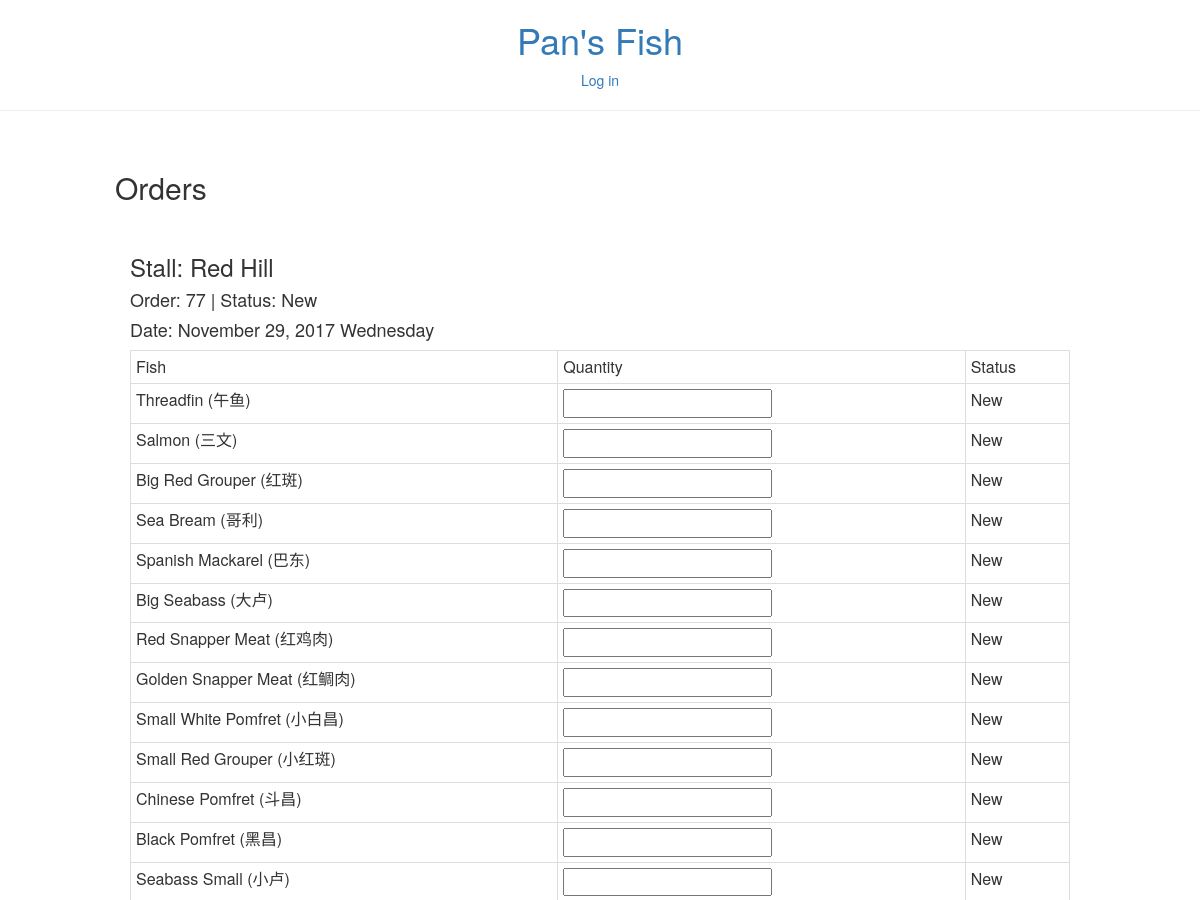
Before: /order/3/order/77/ (upper part) with the older database file.
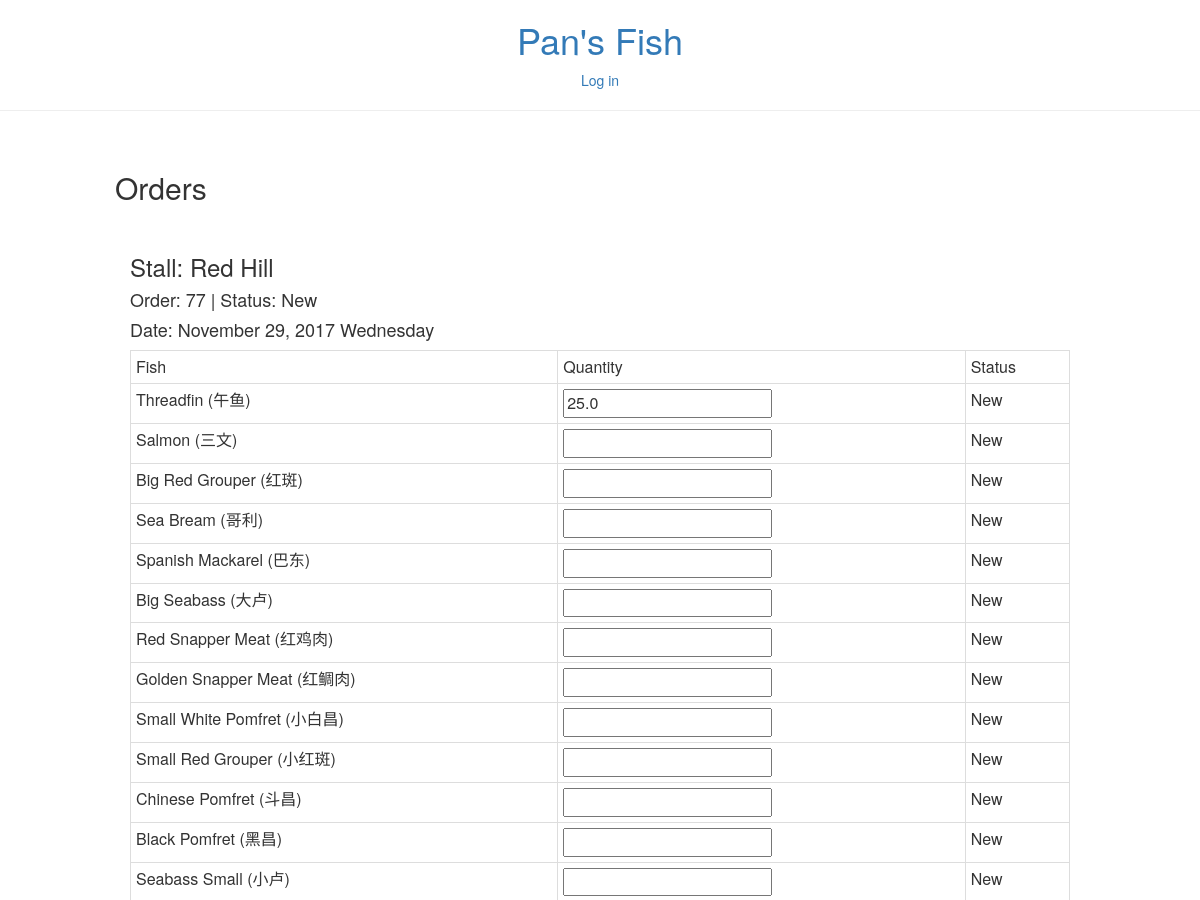
After: the same page with the newer database file.
### order/models.py (models this page shows)
class Order_Item(TimeStampedModel):
    order = models.ForeignKey('Order', on_delete=models.CASCADE)
    fish = models.ForeignKey('fish.Fish', on_delete=models.CASCADE)
    status = models.CharField(max_length=50, default='')
    quantity = models.FloatField(default=0)
    weight = models.FloatField(default=0)
    cost = models.FloatField(default=0)

class Order(TimeStampedModel):
    stall = models.ForeignKey('stall.Stall', on_delete=models.CASCADE)
    status = models.CharField(max_length=50, default='')
    purchase_order = models.ForeignKey('purchase_order.Purchase_Order', null=True, on_delete=models.CASCADE)

### order/views.py (the view)
# urls.py: url(r'^order/(?P<user_id>\d+)/stall/$', order_by_id),
def order_by_id(request, user_id, order_id=None):
    if request.method == 'POST':
        template, context = post_order(request, user_id, order_id)
    else:
        stall_id = request.GET['stall_id'] if request.GET else None
        if stall_id == 'All':
            template, context = get_order(request, user_id, False, order_id)
        else:
            template, context = get_order(request, user_id, False, order_id, stall_id=stall_id)
    return render(request, template, context)

### core/services.py (called while the page is built)
def get_or_none(model, action, *args, **kwargs):
    try:
        if action == 'get':
            return model.objects.get(*args, **kwargs).order_by('-id')
        else:
            return model.objects.filter(*args, **kwargs).order_by('-id')
    except model.DoesNotExist:
        return None

def get_orders(model, day, *args, **kwargs):
    if day == 'today':
        today = datetime.now().date()
        tomorrow = today + timedelta(1)
        today_start = datetime.combine(today, time())
        today_end = datetime.combine(tomorrow, time())
        return get_or_none(model, 'filter', *args, **kwargs, created_date__lte=today_end, created_date__gte=today_start)
    else:
        return get_or_none(model, 'filter', *args, **kwargs)

### order/services.py (called while the page is built)
def generate_order_list(day=None, *args, **kwargs):
    order_list = list()
    order = get_orders(Order, day, *args, **kwargs)
    if order:
        for o in order:
            order_dict = dict()
            order_dict['order'] = o
            order_dict['order_item'] = generate_order_item_list(Order_Item, order=o)
            order_list.append(order_dict)
        return order_list

### templates/order/get_order.html (shortened to what this page needs)
{% extends "order/home.html" %}
{% block order %}
  <form action = "/order/{{user_id}}/order/{{order.order.id}}/" method="post">
    <br>
    <h3>Stall: {{ stall.description }}</h3>
    <h4>Order: {{ order.order.id }} | Status: {{ order.order.status }}</h4>
    <h4>Date: {{ order.order.created_date|date:"F d, Y l" }}</h4>
      <div class="table-responsive">
        <table class="table table-bordered table-hover table-condensed">
          <tr>
            <td>Fish</td>
            <td>Quantity</td>
            <td>Status</td>
          </tr>
          {% for order_item in order.order_item %}
            <tr>
              <td>{{ order_item.name }}</td>
              <td><input type="tel" name="quantity-{{order_item.id}}" {% if order_item.value %} value="{{order_item.value}}" {%endif%} {% if order.order.status != 'New' %} disabled {% endif %}></td>
              <td>{{ order_item.status }}</td>
            </tr>
          {% endfor %}
        </table>
      </div>
      <br>
    <br>
  </form>
{% endblock %}

Changed rows visible on the page:
changed Order_Item (number 1 of 13 on the later page): value (not shown) → "25.0"
